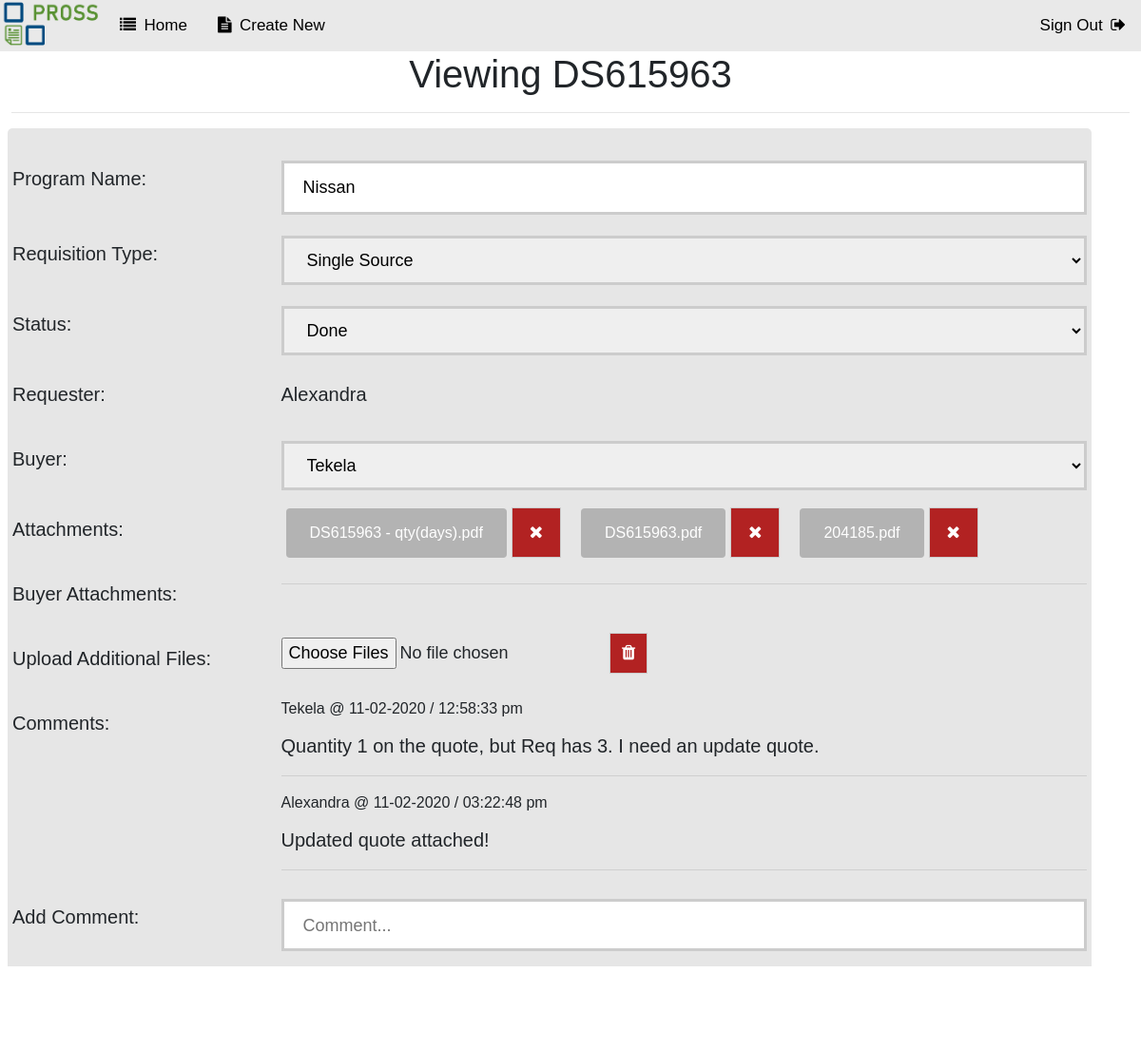
/openbuy.php?id=252 (signed in), run on the app's committed database.
### tables this page shows
CREATE TABLE `reqs` (
  `id` int(11) NOT NULL,
  `program` varchar(25) NOT NULL,
  `ds` int(10) NOT NULL,
  `urgency` varchar(1) DEFAULT NULL,
  `progress` varchar(255) NOT NULL DEFAULT 'Submitted',
  `type` varchar(55) NOT NULL,
  `submit_date` date NOT NULL,
  `due_date` date DEFAULT NULL,
  `date` timestamp NOT NULL DEFAULT current_timestamp() ON UPDATE current_timestamp(),
  `submitted` varchar(255) NOT NULL,
  `assigned` varchar(255) NOT NULL
);

CREATE TABLE `attachments` (
  `id` int(25) NOT NULL,
  `reqs_id` int(25) NOT NULL,
  `role` varchar(25) NOT NULL,
  `name` varchar(255) NOT NULL
);

CREATE TABLE `comments` (
  `id` int(25) NOT NULL,
  `reqs_id` int(25) NOT NULL,
  `name` varchar(255) NOT NULL,
  `comment` text DEFAULT NULL,
  `timestamp` timestamp NOT NULL DEFAULT current_timestamp(),
  `new` int(1) DEFAULT NULL
);

### openbuy.php (the view, shortened to what this page needs)
<?php
	$logedInUsername = $_SESSION['username'];
	$id = null;
	if ( !empty($_GET['id'])) {
		$id = $_REQUEST['id'];
	}
	$pdo = Database::connect();
	$sql = "SELECT * FROM reqs WHERE id = ?";
	$q = $pdo->prepare($sql);
	$q->execute(array($id));
	$data = $q->fetch(PDO::FETCH_ASSOC);
	$ds = $data['ds'];
	$type = $data['type'];
	if ($type == "Alterations") {
		$type = "Viewing PO" . $data['ds'];
	} else {
		$type = "Viewing DS" . $data['ds'];
	}
	if (!empty($_POST)) {
		$dueDate = $_POST['dueDate'];
		$progress = $_POST['progress'];
		$assigned = $_POST['assigned'];
		$buycomment = $_POST['buycomment'];
		$pdo = Database::connect();
		$pdo->setAttribute(PDO::ATTR_ERRMODE, PDO::ERRMODE_EXCEPTION);
		$sql = "SELECT role FROM users WHERE username = '$logedInUsername'";
		$q = $pdo->prepare($sql);
		$q->execute(array($id));
		$data = $q->fetch(PDO::FETCH_ASSOC);
		$role = $data['role'];
		if ($dueDate != null) {
			$sql = "UPDATE reqs SET due_date = ? WHERE id = ?";
			$q = $pdo->prepare($sql);
			$q->execute(array($dueDate,$id));
		}
		if ($progress != null) {
			if ($progress == "Done") {
				$urgency = "N";
				$sql = "UPDATE reqs SET urgency = ?, progress = ? WHERE id = ?";
				$q = $pdo->prepare($sql);
				$q->execute(array($urgency,$progress,$id));
			} else {
				$sql = "UPDATE reqs SET progress = ? WHERE id = ?";
				$q = $pdo->prepare($sql);
				$q->execute(array($progress,$id));
			}
		}
		if ($assigned != null) {
			$sql = "UPDATE reqs SET assigned = ? WHERE id = ?";
			$q = $pdo->prepare($sql);
			$q->execute(array($assigned,$id));
		}
		$reqs_id = $id;
		if ($buycomment != null) {
			$comment = addslashes($buycomment);
			$new = 1;
			$sql = "INSERT INTO comments(reqs_id, name, comment, new) VALUES ('$reqs_id', '$assigned', '$comment', '$new')";
			$pdo->setAttribute(PDO::ATTR_ERRMODE, PDO::ERRMODE_EXCEPTION);
			$q = $pdo->prepare($sql);
			$q->execute(array());
		}
		$total = count($_FILES['upload1']['name']);
		for( $i=0 ; $i < $total ; $i++ ) {
			$name = $_FILES['upload1']['name'][$i];
			$name = str_replace("'", "", $name);
			$name = str_replace("#", "", $name);
			$ext = pathinfo($name, PATHINFO_EXTENSION);
				$tmpFilePath = $_FILES['upload1']['tmp_name'][$i];
				$filePath = str_replace("'", "", $tmpFilePath);
				$filePath = str_replace("#", "", $tmpFilePath);
				if ($filePath != ""){
					if (!is_dir('uploads/' . $ds . '/')) {
						mkdir('uploads/' . $ds . '/', 0777, true);
					}
					$newFilePath = "uploads/" . $ds . "/" . $_FILES['upload1']['name'][$i];
					$newPath = str_replace("'", "", $newFilePath);
					$newPath = str_replace("#", "", $newFilePath);
					if(move_uploaded_file($filePath, $newPath)) {
						$sql = "INSERT INTO attachments(reqs_id, role, name)"
								. " VALUES ('$reqs_id', '$role', '$name')";
						$pdo->setAttribute(PDO::ATTR_ERRMODE, PDO::ERRMODE_EXCEPTION);
						$q = $pdo->prepare($sql);
						$q->execute(array());
					} else {
						echo "Upload failed for this file. Please see administrator. ";
					}
				}
		}
		Database::disconnect();
		header("Location: index.php");
	} else {
		$pdo = Database::connect();
		$pdo->setAttribute(PDO::ATTR_ERRMODE, PDO::ERRMODE_EXCEPTION);
		$sql = "SELECT * FROM reqs where id = ?";
		$q = $pdo->prepare($sql);
		$q->execute(array($id));
		$data = $q->fetch(PDO::FETCH_ASSOC);
		$program = $data['program'];
	}
?>
<!DOCTYPE html>
<html lang="en">
<head>
    <link   href="css/bootstrap.min.css" rel="stylesheet">
	<link rel="stylesheet" href="https://cdnjs.cloudflare.com/ajax/libs/font-awesome/4.7.0/css/font-awesome.min.css">
</head>
<body>
	<div class="topnav">
		<img src="PROSS_Logo.png" href="index.php" alt="Logo" style="width:110px;height:50px;">
        <a href="index.php"><i class="fa fa-list"></i>&ensp;Home</a>
		<a href="create.php"><i class="fa fa-file-text"></i>&ensp;Create New</a>
        <a style="float:right;" href="logout.php">Sign Out&ensp;<i class="fa fa-sign-out"></i></a>
    </div>
	<h1><?php echo $type;?></h1>
	<hr style="width:98%">
    <div class="container">
	    <form action="openbuy.php?id=<?php echo $id?>" method="post" enctype="multipart/form-data">
			<div class="row">
				<div class="col-25">
					<label for="program">Program Name:</label>
				</div>
				<div class="col-75">
					<input name="program" type="text" maxlength="15" value="<?php echo !empty($program)?$program:'';?>">
				</div>
			</div>
			<div class="row">
				<div class="col-25">
					<label for="type">Requisition Type:</label>
				</div>
				<div class="col-75">
					<select id="progress" name="progress" class="select">
						<option selected="selected"><?php echo $data['type'];?></option>
					</select>
				</div>
			</div>
			<div class="row">
				<div class="col-25">
					<label for="progress">Status:</label>
				</div>
				<div class="col-75">
					<select id="progress" name="progress" class="select">
						<option selected="selected"><?php echo $data['progress'];?></option>
					</select>
				</div>
		    </div>
			<div class="row">
				<div class="col-25">
					<label for="submitted">Requester:</label>
				</div>
				<div class="col-75">
					<label for="submitted"><?php echo $data['submitted'];?></label>
				</div>
			</div>
			<div class="row">
				<div class="col-25">
					<label for="assigned">Buyer:</label>
				</div>
				<div class="col-75">
					<select name="assigned" class="select">
						<option selected="selected"><?php echo $data['assigned'];?></option>
					</select>
				</div>
		    </div>
			<div class="row">
				<div class="col-25">
					<label class="attachments">Attachments:</label>
				</div>
				<div class="col-75">
					<?php
						$pdo = Database::connect();
						$id = $data['id'];
						$sql = "SELECT * FROM attachments WHERE reqs_id=$id AND role!='buyer' ORDER BY id ASC";
						foreach ($pdo->query($sql) as $row) {
							$attach_id = $row['id'];
							echo '<a class="link" href="uploads/' . $data['ds'] . "/" . $row['name'] . '" download><span>' . substr($row['name'],0,30) . '</span></a><a href="deletefile.php?id='.$id.'&attach_id='.$attach_id.'&loc=buy" class="custom-delete" id="delete" onclick="return clicked();"><span><i class="fa fa-close"></i></span></a>&ensp;&ensp;';
						}
					?>
				</div>
			</div>
			<div class="row">
				<div class="col-25">
					<label class="attachments">Buyer Attachments:</label>
				</div>
				<div class="col-75">
					<hr>
				</div>
			</div>
			<div class="row" id="uploadNew">
				<div class="col-25">
					<label class="newAttach">Upload Additional Files:</label>
				</div>
				<div class="col-75">
					<input id="file1" type="file" style="font-size: 18px" multiple accept=".pdf" name="upload1[]" onchange="javascript:updateList1()">
					<button id="clear" type="button" class="custom-delete custom-delete1" style="padding: 7px 12px;" onclick="clear1()"><span><i class="fa fa-trash"></i></span></button>
				</div>
			</div>
			<div class="row">
				<div class="col-25">
					<label class="comments">Comments:</label>
				</div>
				<div class="col-75">
					<?php
						$pdo = Database::connect();
						$id = $data['id'];
						$sql = "SELECT * FROM comments WHERE reqs_id=$id ORDER BY id ASC";
						foreach ($pdo->query($sql) as $row) {
							echo '<p style="font-size: 16px;">'.  $row['name'] .' @ '. date("m-d-Y / h:i:s a",strtotime($row['timestamp'])) .'</p><p>'. $row['comment'] .'</p><hr />';
						}
					?>
				</div>
			</div>
			<div class="row">
				<div class="col-25">
					<label class="buycomment">Add Comment:</label>
				</div>
				<div class="col-75">
					<textarea id="buycomment" name="buycomment" placeholder="Comment..." style="height:55px" value="<?php echo !empty($buycomment)?$buycomment:'';?>"></textarea>
				</div>
			</div>
			<div class="row">
			<button class="button button2" type="submit"><span>Update</span></button>
			<button type="button" class="button button1" style="background-color: grey" onclick="location.href='index.php';"><span>Cancel</span></button>
		</div>
		</form>
	</div>
  </body>
</html>

### openbuy.php (style rules this page uses)
body { animation: fadeInAnimation ease 1s; animation-iteration-count: 1; animation-fill-mode: forwards; margin: 0; font-family: Arial, Helvetica, sans-serif; }
* { box-sizing: border-box; }
img { display: block; margin-left: auto; margin-right: auto; }
h1 { text-align: center; }
p { font-size: 20px; margin-bottom: 12px; margin-top: 0px; }
.custom-delete { font-size: 18px; background-color: #b22222; color: white; border: 1px solid #ccc; display: inline-block; padding: 12px 18px; cursor: pointer; transition: all 0.5s; }
.custom-delete span { cursor: pointer; display: inline-block; position: relative; transition: 0.5s; }
.custom-delete span:after { content: 'Delete'; position: absolute; opacity: 0; top: 0; right: -20px; transition: 0.5s; }
.link { display: inline-block; border-radius: 4px; background-color: #b3b3b3; border: none; color: white; text-align: center; padding: 14px 25px; transition: all 0.5s; cursor: pointer; margin: 5px; }
.link span { cursor: pointer; display: inline-block; position: relative; transition: 0.5s; }
.link span:after { font-family: FontAwesome; content: '\f019'; position: absolute; opacity: 0; top: 0; right: -20px; transition: 0.5s; }
.button { display: inline-block; border-radius: 4px; background-color: #009900; border: none; color: #FFFFFF; text-align: center; font-size: 20px; padding: 10px; width: 120px; transition: all 0.5s; cursor: pointer; margin: 5px; float: right; }
.button2 span { cursor: pointer; display: inline-block; position: relative; transition: 0.5s; }
.button2 span:after { content: '\00bb'; position: absolute; opacity: 0; top: 0; right: -20px; transition: 0.5s; }
.button1 span { cursor: pointer; display: inline-block; position: relative; transition: 0.5s; }
.button1 span:after { content: '\00ab'; position: absolute; opacity: 0; top: 0; left: -20px; transition: 0.5s; }
input[type=text], select, textarea { width: 100%; padding: 12px 20px; margin: 8px 0; box-sizing: border-box; border: 3px solid #ccc; -webkit-transition: 0.5s; transition: 0.5s; outline: none; font-size: 18px; }
label { padding: 12px 12px 12px 0; display: inline-block; font-size: 20px; }
.container { border-radius: 5px; background-color: #e6e6e6; padding: 20px; margin: 8px; }
.col-25 { float: left; width: 25%; margin-top: 6px; }
.col-75 { float: left; width: 75%; margin-top: 6px; }
.row:after { content: ""; display: table; clear: both; }
.topnav { overflow: hidden; background-color: #e9e9e9; }
.topnav a { float: left; display: block; color: black; text-align: center; padding: 14px 16px; text-decoration: none; font-size: 17px; transition: all 0.5s; }
.topnav img { float: left; display: block; color: black; text-align: center; padding: 2px 2px; text-decoration: none; font-size: 17px; }

### data on the page
reqs: ds "Viewing DS615963", program "Nissan", progress "Single Source", progress "Done", submitted "Alexandra", assigned "Tekela"
attachments: name "DS615963 - qty(days).pdf"
attachments: name "DS615963.pdf"
attachments: name "204185.pdf"
comments: name "Tekela", timestamp "11-02-2020 / 12:58:33 pm", comment "Quantity 1 on the quote, but Req has 3. I need an update quote."
comments: name "Alexandra", timestamp "11-02-2020 / 03:22:48 pm", comment "Updated quote attached!"
